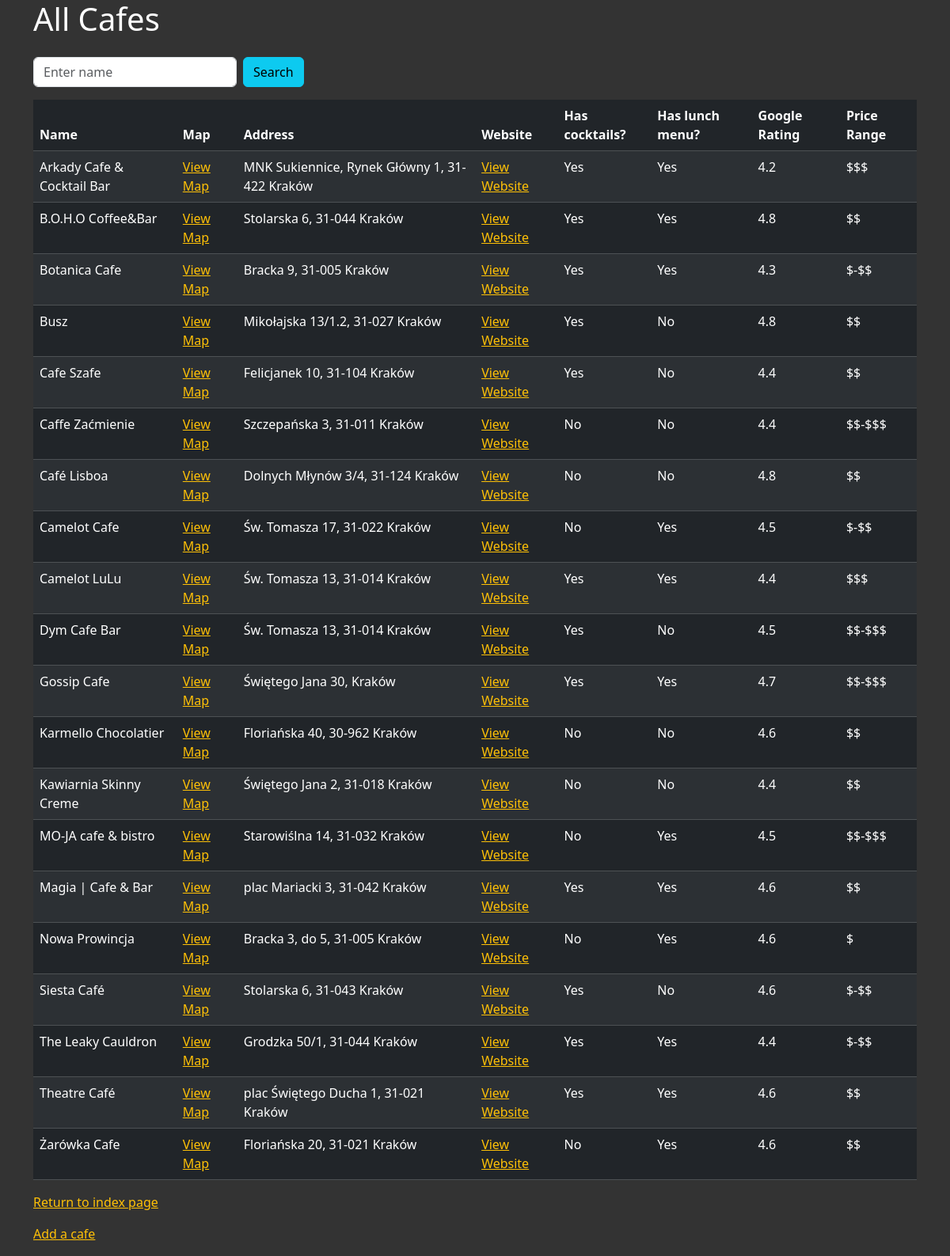
Screenshot of /cafes with the database file from the repository.
### main.py (models this page shows, shortened)
class Cafe(db.Model):
    id: Mapped[int] = mapped_column(Integer, primary_key=True)
    name: Mapped[str] = mapped_column(String(250), unique=True, nullable=False)
    map_url: Mapped[str] = mapped_column(String(500), nullable=False)
    address: Mapped[str] = mapped_column(String(250), nullable=False)
    website: Mapped[str] = mapped_column(String(250), nullable=False)
    has_alcohol: Mapped[bool] = mapped_column(Boolean, nullable=False)
    has_lunch: Mapped[bool] = mapped_column(Boolean, nullable=False)
    google_rate: Mapped[str] = mapped_column(String(250), nullable=True)
    price_range: Mapped[str] = mapped_column(String(250), nullable=True)

### main.py (the view)
@app.route('/cafes', methods=['GET'])
def cafes():
    name = request.args.get('name', '')  # Get search term from the URL
    if name:
        filtered_cafes = Cafe.query.filter(Cafe.name.like(f'%{name}%')).order_by(Cafe.name).all()
    else:
        filtered_cafes = Cafe.query.order_by(Cafe.name).all()
    return render_template('cafes.html', cafes=filtered_cafes)

### templates/cafes.html (shortened to what this page needs)
{% extends 'base.html' %}
{% block content %}
<div class="container">
  <div class="row">
    <div class="col-sm-12">
      <h1 class="mb-4">All Cafes</h1>
      <div class="mb-3 d-flex gap-2">
        <form method="get" action="{{ url_for('cafes')}}">
          <div class="d-flex">
        <input type="text" name="name" class="form-control" placeholder="Enter name" value="{{request.args.get('name', '')}}">
        <button class="btn btn-info ms-2" id="filterButton">Search</button>
          </div>
        </form>
      </div>
      <table class="table table-dark table-striped table-hover">
        <thead class="sticky-top bg-dark">
          <tr>
            <th>Name</th>
            <th>Map</th>
            <th>Address</th>
            <th>Website</th>
            <th>Has cocktails?</th>
            <th>Has lunch menu?</th>
            <th>Google Rating</th>
            <th>Price Range</th>
          </tr>
        </thead>
        <tbody>
          {% for cafe in cafes %}
          <tr>
            <td class="name">{{ cafe.name }}</td>
            <td><a href="{{ cafe.map_url }}" target="_blank">View Map</a></td>
            <td>{{ cafe.address }}</td>
            <td><a href="{{ cafe.website }}" target="blank">View Website</a></td>
            <td>{{ 'Yes' if cafe.has_alcohol else 'No' }}</td>
            <td>{{ 'Yes' if cafe.has_lunch else 'No' }}</td>
            <td>{{ cafe.google_rate }}</td>
            <td>{{ cafe.price_range }}</td>
          </tr>
          {% endfor %}
        </tbody>
      </table>
      <p><a href="{{ url_for('home') }}">Return to index page</a></p>
      <p><a href="{{ url_for('add_cafe') }}">Add a cafe</a></p>
    </div>
  </div>
</div>
{% endblock %}

### templates/base.html (shortened to what this page needs)
<!DOCTYPE html>
<html lang="en">
  <head>
    {% block styles %}
    {{ bootstrap.load_css() }}
    <link href="../static/css/styles.css" rel="stylesheet" />
    {% endblock %}
  </head>
  <body>
    {% block content %}{% endblock %}
  </body>
</html>

### static/css/styles.css (style rules this page uses)
body { background-color: #333; color: white; }
a { color: #ffc107; }

### rows the page displays
Cafe: name "Arkady Cafe & Cocktail Bar", address "MNK Sukiennice, Rynek Główny 1, 31-422 Kraków", has_alcohol "Yes", has_lunch "Yes", google_rate "4.2", price_range "$$$"
Cafe: name "B.O.H.O Coffee&Bar", address "Stolarska 6, 31-044 Kraków", has_alcohol "Yes", has_lunch "Yes", google_rate "4.8", price_range "$$"
Cafe: name "Botanica Cafe", address "Bracka 9, 31-005 Kraków", has_alcohol "Yes", has_lunch "Yes", google_rate "4.3", price_range "$-$$"
Cafe: name "Busz", address "Mikołajska 13/1.2, 31-027 Kraków", has_alcohol "Yes", has_lunch "No", google_rate "4.8", price_range "$$"
Cafe: name "Cafe Szafe", address "Felicjanek 10, 31-104 Kraków", has_alcohol "Yes", has_lunch "No", google_rate "4.4", price_range "$$"
Cafe: name "Caffe Zaćmienie", address "Szczepańska 3, 31-011 Kraków", has_alcohol "No", has_lunch "No", google_rate "4.4", price_range "$$-$$$"
Cafe: name "Café Lisboa", address "Dolnych Młynów 3/4, 31-124 Kraków", has_alcohol "No", has_lunch "No", google_rate "4.8", price_range "$$"
Cafe: name "Camelot Cafe", address "Św. Tomasza 17, 31-022 Kraków", has_alcohol "No", has_lunch "Yes", google_rate "4.5", price_range "$-$$"
Cafe: name "Camelot LuLu", address "Św. Tomasza 13, 31-014 Kraków", has_alcohol "Yes", has_lunch "Yes", google_rate "4.4", price_range "$$$"
Cafe: name "Dym Cafe Bar", address "Św. Tomasza 13, 31-014 Kraków", has_alcohol "Yes", has_lunch "No", google_rate "4.5", price_range "$$-$$$"
Cafe: name "Gossip Cafe", address "Świętego Jana 30, Kraków", has_alcohol "Yes", has_lunch "Yes", google_rate "4.7", price_range "$$-$$$"
Cafe: name "Karmello Chocolatier", address "Floriańska 40, 30-962 Kraków", has_alcohol "No", has_lunch "No", google_rate "4.6", price_range "$$"
Cafe: name "Kawiarnia Skinny Creme", address "Świętego Jana 2, 31-018 Kraków", has_alcohol "No", has_lunch "No", google_rate "4.4", price_range "$$"
Cafe: name "MO-JA cafe & bistro", address "Starowiślna 14, 31-032 Kraków", has_alcohol "No", has_lunch "Yes", google_rate "4.5", price_range "$$-$$$"
Cafe: name "Magia | Cafe & Bar", address "plac Mariacki 3, 31-042 Kraków", has_alcohol "Yes", has_lunch "Yes", google_rate "4.6", price_range "$$"
Cafe: name "Nowa Prowincja", address "Bracka 3, do 5, 31-005 Kraków", has_alcohol "No", has_lunch "Yes", google_rate "4.6", price_range "$"
Cafe: name "Siesta Café", address "Stolarska 6, 31-043 Kraków", has_alcohol "Yes", has_lunch "No", google_rate "4.6", price_range "$-$$"
Cafe: name "The Leaky Cauldron", address "Grodzka 50/1, 31-044 Kraków", has_alcohol "Yes", has_lunch "Yes", google_rate "4.4", price_range "$-$$"
Cafe: name "Theatre Café", address "plac Świętego Ducha 1, 31-021 Kraków", has_alcohol "Yes", has_lunch "Yes", google_rate "4.6", price_range "$$"
Cafe: name "Żarówka Cafe", address "Floriańska 20, 31-021 Kraków", has_alcohol "No", has_lunch "Yes", google_rate "4.6", price_range "$$"
